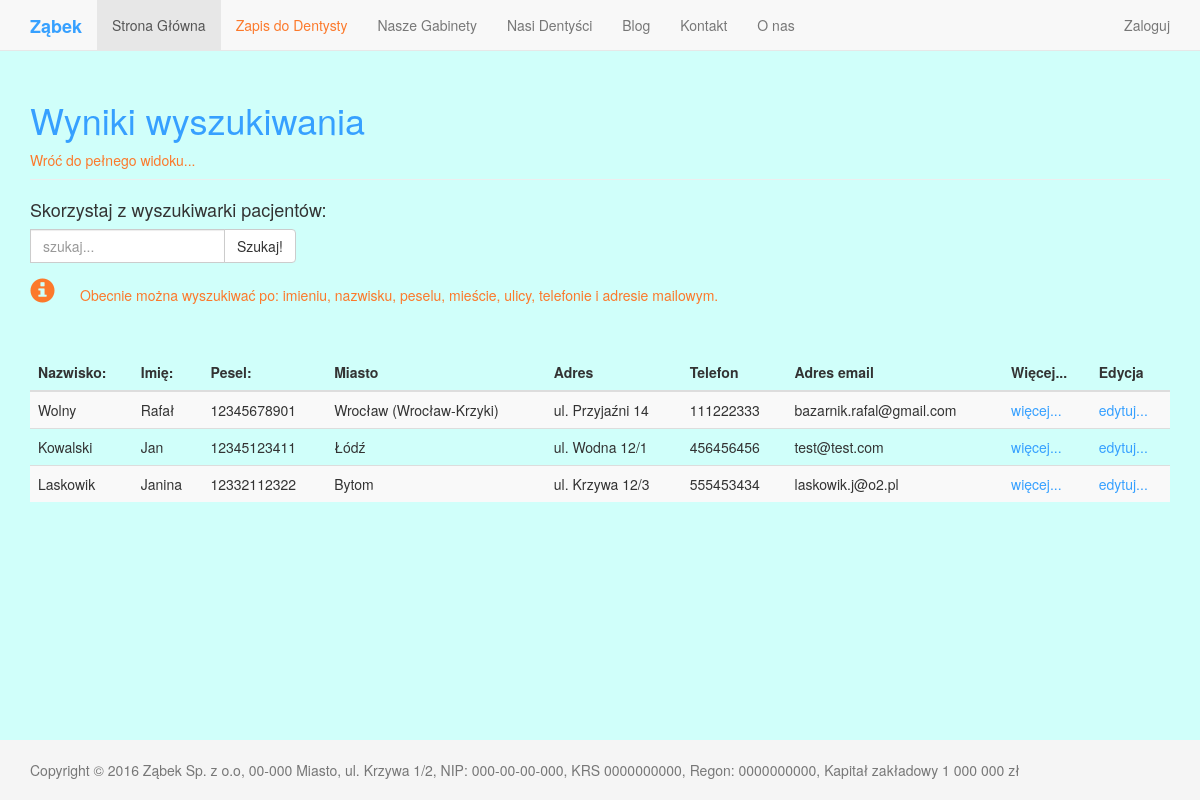
Before: /search_patient with the older database file.
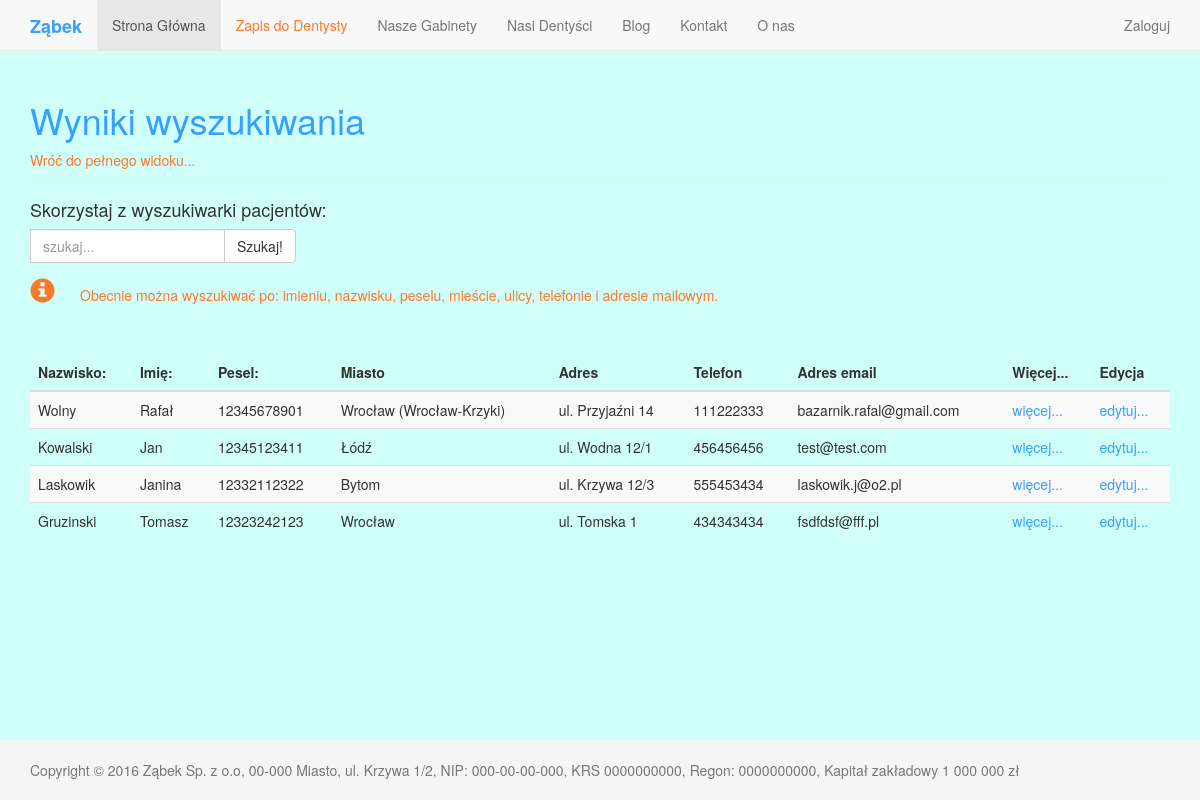
After: the same page with the newer database file.
### main_page/models.py (models this page shows, shortened)
class Contact(Address):
	phone_regex = RegexValidator(regex=r'^\+?1?\d{9,15}$', message="Phone number must be entered in the format: '+999999999'. Up to 15 digits allowed.")
	phone_number = models.CharField(validators=[phone_regex], blank=True, max_length=15, help_text="Numer telefonu")
	phone_number_alt = models.CharField(validators=[phone_regex], blank=True, max_length=15, help_text="Alternatywny numer telefonu")
	email = models.EmailField(null=True, help_text="Adres email")
	skype = models.CharField(max_length=50, null=True, blank=True)
	class Meta:
		abstract = True

class Patient(Contact):
	SEX = [
		("F", "kobieta"),
		("M", "mężczyzna"),
	]
	name = models.CharField(max_length=100, help_text="Imię")
	surname = models.CharField(max_length=100, help_text="Nazwisko")
	pesel = models.CharField(max_length=11, null=True, help_text="Numer PESEL", validators=[MaxLengthValidator(11), MinLengthValidator(11)])
	sex = models.CharField(choices=SEX, null=True, max_length=20, help_text="Płeć")
	age = models.CharField(null=True, max_length=3, help_text="Wiek")
	slug = models.SlugField(max_length=40, unique=True, blank=True, null=True,
							help_text="Nazwa linku w postaci - nazwisko-imie-pesel - male litery, bez polskich znaków")
	user = models.OneToOneField(User, null=True, blank=True)
	def get_absolute_url(self):
		return "/patient/{0}/".format(self.slug)
	def get_edit_url(self):
		return "/patient/update/{0}/".format(self.slug)
	class Meta:
		verbose_name = "Patient"
		verbose_name_plural = 'Patients'

### main_page/views.py (the view)
# urls.py: url(r'^search_patient', views.search_patient, name='search_patient'),
def search_patient(request):
	query = request.GET.get('q', '')
	page = request.GET.get('page', 1)
	results = models.Patient.objects.filter(Q(name__icontains=query) | Q(surname__icontains=query) |
		Q(pesel__icontains=query) | Q(city__icontains=query) | Q(street__icontains=query) | Q(phone_number__icontains=query) |
		Q(email__icontains=query))
	pages = Paginator(results, 5)
	try:
		returned_page = pages.page(page)
	except EmptyPage:
		returned_page = pages.page(pages.num_pages)
	return render_to_response('patient/search_result_patients.html',
							  {'page_obj': returned_page,
							   'object_list': returned_page.object_list,
							   'search': query})

### main_page/templates/patient/search_result_patients.html (shortened to what this page needs)
{% extends "patient/patients_list.html" %}
    {% load django_markdown %}
    {% load  static %}
    {% block header %}
        <h1>Wyniki wyszukiwania</h1>
        <a class="important" href="{% url 'main_page:patients' %}">Wróć do pełnego widoku...</a>
    {% endblock %}

### main_page/templates/patient/patients_list.html (shortened to what this page needs)
{% extends "base.html" %}
    {% load django_markdown %}
    {% load  static %}
    {% block content %}
        <h4>Skorzystaj z wyszukiwarki pacjentów:</h4>
        <div class="input-group" id="search-field">
        <form action="/search_patient" method="GET">
            <div style="float: left;" class="form-group">
                <input type="text" name="q" placeholder="szukaj..." class="form-control"></input>
            </div>
            <span class="input-group-btn">
            <button type="submit" class="btn btn-default">Szukaj!</button>
            </span>
        </form>
        </div>
        <span class="glyphicon glyphicon-info-sign small-info-icon">&nbsp;</span>
        <h5 class="info">Obecnie można wyszukiwać po: imieniu, nazwisku, peselu, mieście, ulicy, telefonie i adresie mailowym.</h5>
        <BR>&nbsp;<BR>
        {% if object_list %}
            <table class="table table-striped">
            <thead>
                <tr>
                    <th>Nazwisko:</th>
                    <th>Imię:</th>
                    <th>Pesel:</th>
                    <th>Miasto</th>
                    <th>Adres</th>
                    <th>Telefon</th>
                    <th>Adres email</th>
                    <th>Więcej...</th>
                    <th>Edycja</th>
                </tr>
            </thead>
            <tbody>
            {% for patient in object_list %}
            <tr>
                <td>
                    {{ patient.surname }}
                </td>
                <td>
                    {{ patient.name }}
                </td>
                <td>
                    {{ patient.pesel }}
                </td>
                <td>
                    {{ patient.city }}
                </td>
                <td>
                    ul. {{ patient.street}} {{ patient.number }}
                </td>
                <td>
                    {{ patient.phone_number }}
                </td>
                <td>
                    {{ patient.email }}
                </td>
                <td>
                    <a id="more_info" target="_blank" href="{{ patient.get_absolute_url }}">więcej...</a>
                </td>
                <td>
                    <a id="more_info" href="{{ patient.get_edit_url }}">edytuj...</a>
                </td>
            </tr>
            {% endfor %}
            </tbody>
            </table>
        {% else %}
            <p>Nie znaleziono pacjentów!</p>
        {% endif %}
    {% endblock %}

Changed rows visible on the page:
added Patient: surname "Gruzinski", name "Tomasz", pesel "12323242123", city "Wrocław", street "Tomska", number "1", phone_number "434343434", email "fsdfdsf@fff.pl"
